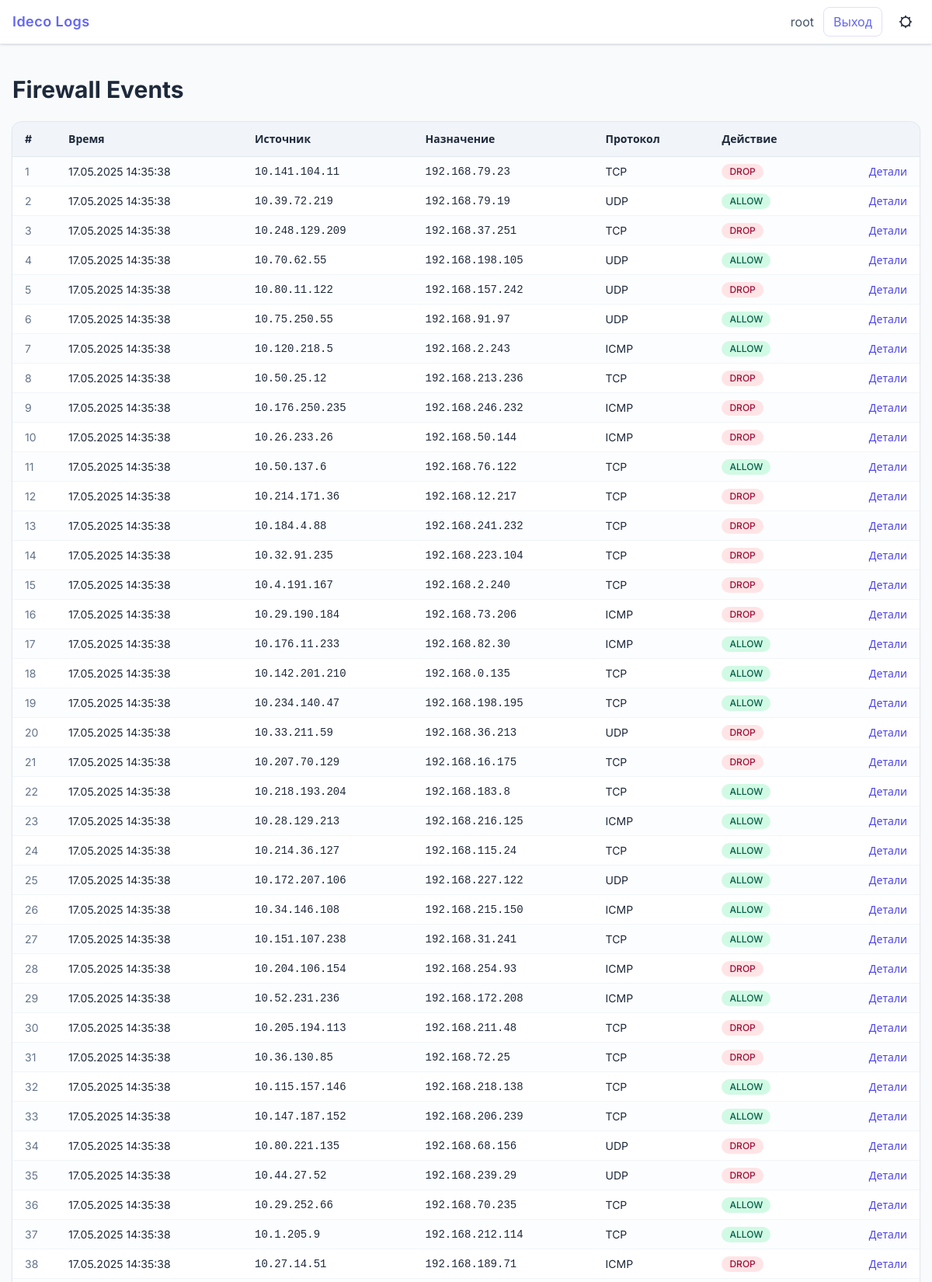
Page /?page=2 (signed in, upper part) on the committed database.
### logs/models.py (models this page shows, shortened)
class Event(models.Model):
    created_at   = models.DateTimeField(auto_now_add=True)
    src_ip       = models.GenericIPAddressField(verbose_name='Источник')
    dst_ip       = models.GenericIPAddressField(verbose_name='Назначение')
    protocol     = models.CharField(max_length=10, blank=True)
    action       = models.CharField(max_length=32, help_text='ALLOW / DROP / etc.')
    raw_message  = models.TextField()
    class Meta:
        ordering = ['-created_at']
        verbose_name = 'Событие'
        verbose_name_plural = 'События'

### logs/views.py (the view)
# urls.py: path('', event_list, name='events'),
@login_required
def event_list(request):
    qs = Event.objects.all()
    paginator = Paginator(qs, 50)
    page_number = request.GET.get('page')
    page_obj = paginator.get_page(page_number)
    return render(request, 'events.html', {
        'events': page_obj,
    })

### logs/templates/events.html (shortened to what this page needs)
{% extends 'base.html' %}
{% load humanize %}
{% block content %}
<div x-data="{ modal:false, active:{} }">
  <h1 class="text-3xl font-bold mb-6">Firewall Events</h1>
  <div class="overflow-x-auto rounded-xl shadow ring-1 ring-slate-200 dark:ring-slate-700">
    <table class="min-w-full divide-y divide-slate-200 dark:divide-slate-700 text-sm">
      <thead class="bg-slate-100 dark:bg-slate-800 text-left font-semibold">
        <tr>
          <th class="px-4 py-3 w-14">#</th>
          <th class="px-4 py-3">Время</th>
          <th class="px-4 py-3">Источник</th>
          <th class="px-4 py-3">Назначение</th>
          <th class="px-4 py-3">Протокол</th>
          <th class="px-4 py-3">Действие</th>
        </tr>
      </thead>
      <tbody class="divide-y divide-slate-100 dark:divide-slate-800 bg-white dark:bg-slate-900">
        {% for e in events %}
        <tr class="odd:bg-slate-50/40 hover:bg-indigo-50/40 dark:odd:bg-slate-800/20 dark:hover:bg-slate-800/40 transition">
          <td class="px-4 py-2 text-slate-500">{{ forloop.counter }}</td>
          <td class="px-4 py-2">{{ e.created_at|date:"d.m.Y H:i:s" }}</td>
          <td class="px-4 py-2 font-mono">{{ e.src_ip }}</td>
          <td class="px-4 py-2 font-mono">{{ e.dst_ip }}</td>
          <td class="px-4 py-2 uppercase">{{ e.protocol }}</td>
          <td class="px-4 py-2">
            <span class="inline-flex items-center rounded-full px-2.5 py-0.5 text-xs font-medium
              {% if e.action == 'ALLOW' %} bg-emerald-100 text-emerald-800 dark:bg-emerald-800/30 dark:text-emerald-300
              {% elif e.action == 'DROP' %} bg-rose-100 text-rose-800 dark:bg-rose-800/30 dark:text-rose-300
              {% else %} bg-slate-100 text-slate-600 dark:bg-slate-700/40 dark:text-slate-300 {% endif %}">
              {{ e.action }}
            </span>
          </td>
          <td class="px-4 py-2 text-right">
            <button @click="modal=true;active={
                              id:'{{e.id}}',
                              time:'{{e.created_at|date:"d.m.Y H:i:s"}}',
                              src:'{{e.src_ip}}',
                              dst:'{{e.dst_ip}}',
                              proto:'{{e.protocol}}',
                              action:'{{e.action}}',
                              raw:`{{e.raw_message|escapejs}}`
                            }"
                    class="text-primary-dark hover:underline dark:text-primary">
              Детали
            </button>
          </td>
        </tr>
        {% empty %}
        <tr><td colspan="7" class="px-4 py-6 text-center text-slate-500">Записей нет</td></tr>
        {% endfor %}
      </tbody>
    </table>
  </div>
</div>
{% endblock %}

### logs/templates/base.html (shortened to what this page needs)
{% load tz %}
<!DOCTYPE html>
<html lang="ru"
      x-data="{ dark: localStorage.theme==='dark' }"
      :class="{ 'dark': dark }"
      x-init="$watch('dark', v => localStorage.theme = v ? 'dark' : 'light')">
<head>
  <script src="https://cdn.tailwindcss.com?plugins=typography"></script>
</head>
<body class="min-h-screen flex flex-col bg-slate-50 text-slate-800 dark:bg-slate-900 dark:text-slate-200 antialiased">
  <nav class="sticky top-0 z-40 bg-white/90 dark:bg-slate-800/90 backdrop-blur shadow border-b border-slate-200 dark:border-slate-700">
    <div class="max-w-7xl mx-auto flex items-center justify-between h-14 px-4">
      <a href="{% url 'events' %}" class="text-lg font-semibold tracking-wide text-primary dark:text-white">Ideco Logs</a>
      {% if user.is_authenticated %}
      <div class="flex items-center gap-3">
        <span class="hidden sm:inline text-slate-600 dark:text-slate-300">{{ user.username }}</span>
        <a href="{% url 'logout' %}?next={{ request.path }}"
           class="px-3 py-1.5 rounded-lg border border-primary/20 text-primary hover:bg-primary hover:text-white transition">
          Выход
        </a>
        <button @click="dark=!dark" class="w-9 h-9 rounded-full flex items-center justify-center hover:bg-slate-900/5 dark:hover:bg-white/10 transition">
        </button>
      </div>
      {% endif %}
    </div>
  </nav>
  <main class="flex-1 max-w-7xl w-full mx-auto px-4 py-10">
    {% block content %}{% endblock %}
  </main>
</body>
</html>

### rows in the picture
Event: created_at "17.05.2025 14:35:38", src_ip "10.141.104.11", dst_ip "192.168.79.23", protocol "TCP", action "DROP"
Event: created_at "17.05.2025 14:35:38", src_ip "10.39.72.219", dst_ip "192.168.79.19", protocol "UDP", action "ALLOW"
Event: created_at "17.05.2025 14:35:38", src_ip "10.248.129.209", dst_ip "192.168.37.251", protocol "TCP", action "DROP"
Event: created_at "17.05.2025 14:35:38", src_ip "10.70.62.55", dst_ip "192.168.198.105", protocol "UDP", action "ALLOW"
Event: created_at "17.05.2025 14:35:38", src_ip "10.80.11.122", dst_ip "192.168.157.242", protocol "UDP", action "DROP"
Event: created_at "17.05.2025 14:35:38", src_ip "10.75.250.55", dst_ip "192.168.91.97", protocol "UDP", action "ALLOW"
Event: created_at "17.05.2025 14:35:38", src_ip "10.120.218.5", dst_ip "192.168.2.243", protocol "ICMP", action "ALLOW"
Event: created_at "17.05.2025 14:35:38", src_ip "10.50.25.12", dst_ip "192.168.213.236", protocol "TCP", action "DROP"
Event: created_at "17.05.2025 14:35:38", src_ip "10.176.250.235", dst_ip "192.168.246.232", protocol "ICMP", action "DROP"
Event: created_at "17.05.2025 14:35:38", src_ip "10.26.233.26", dst_ip "192.168.50.144", protocol "ICMP", action "DROP"
Event: created_at "17.05.2025 14:35:38", src_ip "10.50.137.6", dst_ip "192.168.76.122", protocol "TCP", action "ALLOW"
Event: created_at "17.05.2025 14:35:38", src_ip "10.214.171.36", dst_ip "192.168.12.217", protocol "TCP", action "DROP"
Event: created_at "17.05.2025 14:35:38", src_ip "10.184.4.88", dst_ip "192.168.241.232", protocol "TCP", action "DROP"
Event: created_at "17.05.2025 14:35:38", src_ip "10.32.91.235", dst_ip "192.168.223.104", protocol "TCP", action "DROP"
Event: created_at "17.05.2025 14:35:38", src_ip "10.4.191.167", dst_ip "192.168.2.240", protocol "TCP", action "DROP"
Event: created_at "17.05.2025 14:35:38", src_ip "10.29.190.184", dst_ip "192.168.73.206", protocol "ICMP", action "DROP"
Event: created_at "17.05.2025 14:35:38", src_ip "10.176.11.233", dst_ip "192.168.82.30", protocol "ICMP", action "ALLOW"
Event: created_at "17.05.2025 14:35:38", src_ip "10.142.201.210", dst_ip "192.168.0.135", protocol "TCP", action "ALLOW"
Event: created_at "17.05.2025 14:35:38", src_ip "10.234.140.47", dst_ip "192.168.198.195", protocol "TCP", action "ALLOW"
Event: created_at "17.05.2025 14:35:38", src_ip "10.33.211.59", dst_ip "192.168.36.213", protocol "UDP", action "DROP"
Event: created_at "17.05.2025 14:35:38", src_ip "10.207.70.129", dst_ip "192.168.16.175", protocol "TCP", action "DROP"
Event: created_at "17.05.2025 14:35:38", src_ip "10.218.193.204", dst_ip "192.168.183.8", protocol "TCP", action "ALLOW"
Event: created_at "17.05.2025 14:35:38", src_ip "10.28.129.213", dst_ip "192.168.216.125", protocol "ICMP", action "ALLOW"
Event: created_at "17.05.2025 14:35:38", src_ip "10.214.36.127", dst_ip "192.168.115.24", protocol "TCP", action "ALLOW"
Event: created_at "17.05.2025 14:35:38", src_ip "10.172.207.106", dst_ip "192.168.227.122", protocol "UDP", action "ALLOW"
Event: created_at "17.05.2025 14:35:38", src_ip "10.34.146.108", dst_ip "192.168.215.150", protocol "ICMP", action "ALLOW"
Event: created_at "17.05.2025 14:35:38", src_ip "10.151.107.238", dst_ip "192.168.31.241", protocol "TCP", action "ALLOW"
Event: created_at "17.05.2025 14:35:38", src_ip "10.204.106.154", dst_ip "192.168.254.93", protocol "ICMP", action "DROP"
Event: created_at "17.05.2025 14:35:38", src_ip "10.52.231.236", dst_ip "192.168.172.208", protocol "ICMP", action "ALLOW"
Event: created_at "17.05.2025 14:35:38", src_ip "10.205.194.113", dst_ip "192.168.211.48", protocol "TCP", action "DROP"
Event: created_at "17.05.2025 14:35:38", src_ip "10.36.130.85", dst_ip "192.168.72.25", protocol "TCP", action "DROP"
Event: created_at "17.05.2025 14:35:38", src_ip "10.115.157.146", dst_ip "192.168.218.138", protocol "TCP", action "ALLOW"
Event: created_at "17.05.2025 14:35:38", src_ip "10.147.187.152", dst_ip "192.168.206.239", protocol "TCP", action "ALLOW"
Event: created_at "17.05.2025 14:35:38", src_ip "10.80.221.135", dst_ip "192.168.68.156", protocol "UDP", action "DROP"
Event: created_at "17.05.2025 14:35:38", src_ip "10.44.27.52", dst_ip "192.168.239.29", protocol "UDP", action "DROP"
Event: created_at "17.05.2025 14:35:38", src_ip "10.29.252.66", dst_ip "192.168.70.235", protocol "TCP", action "ALLOW"
Event: created_at "17.05.2025 14:35:38", src_ip "10.1.205.9", dst_ip "192.168.212.114", protocol "TCP", action "ALLOW"
Event: created_at "17.05.2025 14:35:38", src_ip "10.27.14.51", dst_ip "192.168.189.71", protocol "ICMP", action "DROP"

### other values in the picture
{{ user.username }} "root"
